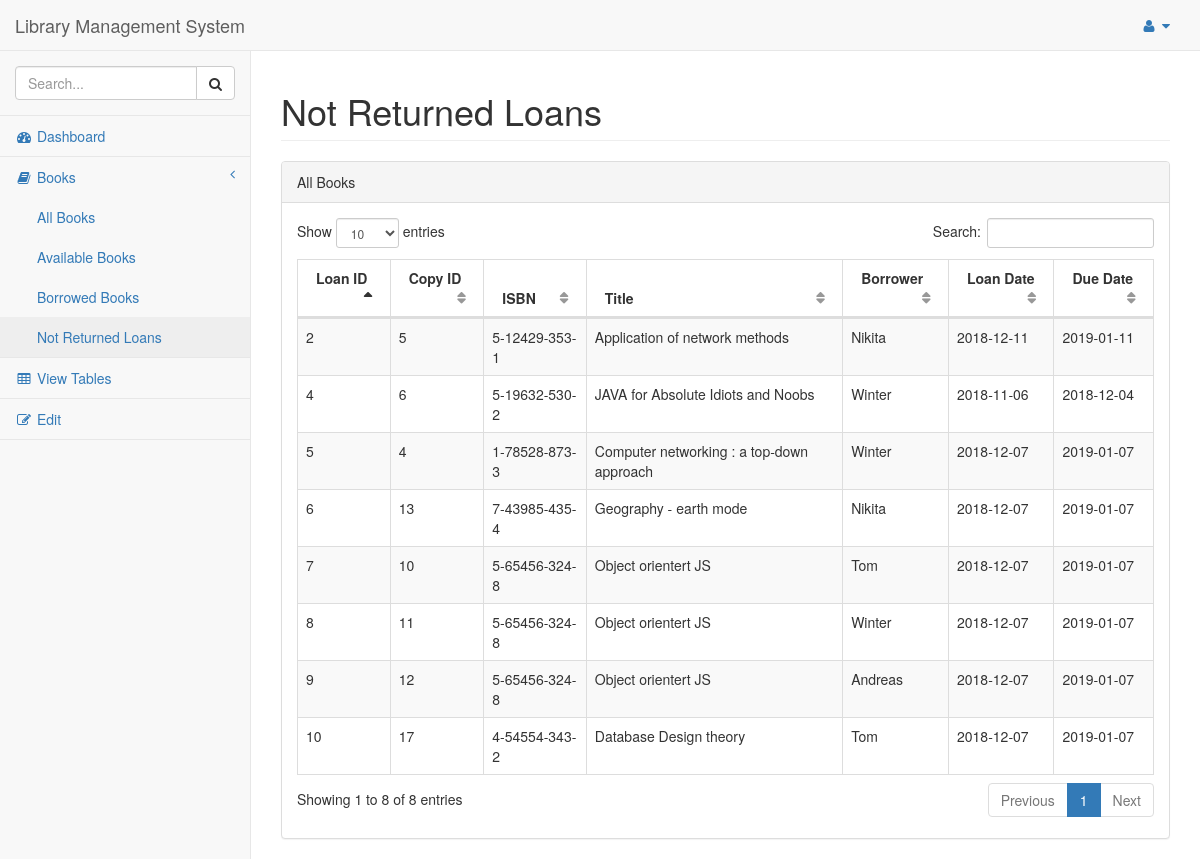
The page /pages/notdelivered_books.php on the database its author committed.
### tables this page shows
CREATE TABLE Loans (
  ID INT NOT NULL UNIQUE,
  Book_ID INT NOT NULL,
  User_ID INT NOT NULL,
  Start_Date DATETIME NOT NULL DEFAULT (DATE('now')),
  Due_Date DATETIME NOT NULL DEFAULT (DATE('now','+1 month')),
  PRIMARY KEY (ID),
  FOREIGN KEY (User_ID) REFERENCES User(ID),
  FOREIGN KEY (Book_ID) REFERENCES Book_copies(Copy_ID)
);

CREATE TABLE Book_copies (
  Copy_ID INT NOT NULL UNIQUE,
  ISBN VARCHAR(17) NOT NULL,
  Liblary_ID INT NOT NULL,
  PRIMARY KEY (Copy_ID),
  FOREIGN KEY (ISBN) REFERENCES Book(ISBN),
  FOREIGN KEY (Liblary_ID)  REFERENCES Liblary_branch(ID)
);

### pages/notdelivered_books.php (the view, shortened to what this page needs)
<!DOCTYPE html>
<html lang="en">
<head>
    <link href="../vendor/bootstrap/css/bootstrap.min.css" rel="stylesheet">
    <link href="../vendor/metisMenu/metisMenu.min.css" rel="stylesheet">
    <link href="../vendor/datatables-plugins/dataTables.bootstrap.css" rel="stylesheet">
    <link href="../vendor/datatables-responsive/dataTables.responsive.css" rel="stylesheet">
    <link href="../dist/css/sb-admin-2.css" rel="stylesheet">
    <link href="../vendor/font-awesome/css/font-awesome.min.css" rel="stylesheet" type="text/css">
</head>
<?php
    $myPDO = new PDO('sqlite:../database/LibraryDatabase.db');
    ?>
<body>
    <div id="wrapper">
        <nav class="navbar navbar-default navbar-static-top" role="navigation" style="margin-bottom: 0">
            <div class="navbar-header">
                <a class="navbar-brand" href="index.php">Library Management System</a>
            </div>
            <ul class="nav navbar-top-links navbar-right">
                <li class="dropdown">
                    <a class="dropdown-toggle" data-toggle="dropdown" href="#">
                        <i class="fa fa-user fa-fw"></i> <i class="fa fa-caret-down"></i>
                    </a>
                </li>
            </ul>
            <div class="navbar-default sidebar" role="navigation">
                <div class="sidebar-nav navbar-collapse">
                    <ul class="nav" id="side-menu">
                        <li class="sidebar-search">
                            <div class="input-group custom-search-form">
                                <input type="text" class="form-control" placeholder="Search...">
                                <span class="input-group-btn">
                                <button class="btn btn-default" type="button">
                                    <i class="fa fa-search"></i>
                                </button>
                            </span>
                            </div>
                        </li>
                        <li>
                            <a href="index.php"><i class="fa fa-dashboard fa-fw"></i> Dashboard</a>
                        </li>
                        <li>
                            <a href="#"><i class="fa fa-book fa-fw"></i> Books <span class="fa arrow"></span></a>
                            <ul class="nav nav-second-level">
                                <li>
                                    <a href="books.php">All Books</a>
                                </li>
                                <li>
                                    <a href="available_books.php">Available Books</a>
                                </li>
                                <li>
                                    <a href="borrowed_books.php">Borrowed Books</a>
                                </li>
                                <li>
                                    <a href="notdelivered_books.php">Not Returned Loans</a>
                                </li>
                            </ul>
                        </li>
                        <li>
                            <a href="tables.html"><i class="fa fa-table fa-fw"></i> View Tables</a>
                        </li>
                        <li>
                            <a href="edit.php"><i class="fa fa-edit fa-fw"></i> Edit </a>                        </li>
                    </ul>
                </div>
            </div>
        </nav>
        <div id="page-wrapper">
            <div class="row">
                <div class="col-lg-12">
                    <h1 class="page-header">Not Returned Loans</h1>
                </div>
            </div>
            <div class="row">
                <div class="col-lg-12">
                    <div class="panel panel-default">
                        <div class="panel-heading">
                            All Books
                        </div>
                        <div class="panel-body">
                            <table width="100%" class="table table-striped table-bordered table-hover" id="dataTables-example">
                                <thead>
                                    <tr>
                                        <th>Loan ID</th>
                                        <th>Copy ID</th>
                                        <th>ISBN</th>
                                        <th>Title</th>
                                        <th>Borrower</th>
                                        <th>Loan Date</th>
                                        <th>Due Date</th>
                                    </tr>
                                </thead>
                                <tbody>
                                <?php
                                $result = "SELECT l.ID, bc.copy_ID, bC.ISBN, b.title, u.First_Name, l.Start_Date, l.Due_Date
                                            FROM loans l, returns r, Book_copies bc, book b, user u
                                            WHERE b.ISBN = bc.ISBN
                                            AND u.ID = l.User_ID
                                            AND l.Book_ID = bc.Copy_ID
                                            AND l.Due_Date < date('now')
                                            AND l.ID NOT IN (SELECT loans_ID FROM Returns)
                                            GROUP BY (l.ID)";
                                $res1 = $myPDO->query($result);
                                while ($row = $res1->fetch()) {
                                    $loan_id = $row[0];
                                    $book_id = $row[1];
                                    $ISBN = $row[2];
                                    $title = $row[3];
                                    $borrower = $row[4];
                                    $from = $row[5];
                                    $due = $row[6];
                                    echo '<tr>' . '<td>' . $loan_id . '</td>' . '<td>' . $book_id . '</td>' .
                                        '<td>' . $ISBN . '</td>' . '<td>' . $title . '</td>' . '<td>' . $borrower . '</td>'.
                                        '<td>' . $from . '</td>' . '<td>' . $due . '</td>' . '</tr>';
                                }
                                ?>
                                </tbody>
                            </table>
                        </div>
                    </div>
                </div>
            </div>
        </div>
    </div>
</body>
</html>

### rows shown on the page
loans: ID "2", Book_ID.Copy_ID "5", Book_ID.ISBN "5-12429-353-1", title "Application of network methods", borrower "Nikita", Start_Date "2018-12-11", Due_Date "2019-01-11"
loans: ID "4", Book_ID.Copy_ID "6", Book_ID.ISBN "5-19632-530-2", title "JAVA for Absolute Idiots and Noobs", borrower "Winter", Start_Date "2018-11-06", Due_Date "2018-12-04"
loans: ID "5", Book_ID.Copy_ID "4", Book_ID.ISBN "1-78528-873-3", title "Computer networking : a top-down approach", borrower "Winter", Start_Date "2018-12-07", Due_Date "2019-01-07"
loans: ID "6", Book_ID.Copy_ID "13", Book_ID.ISBN "7-43985-435-4", title "Geography - earth mode", borrower "Nikita", Start_Date "2018-12-07", Due_Date "2019-01-07"
loans: ID "7", Book_ID.Copy_ID "10", Book_ID.ISBN "5-65456-324-8", title "Object orientert JS", borrower "Tom", Start_Date "2018-12-07", Due_Date "2019-01-07"
loans: ID "8", Book_ID.Copy_ID "11", Book_ID.ISBN "5-65456-324-8", title "Object orientert JS", borrower "Winter", Start_Date "2018-12-07", Due_Date "2019-01-07"
loans: ID "9", Book_ID.Copy_ID "12", Book_ID.ISBN "5-65456-324-8", title "Object orientert JS", borrower "Andreas", Start_Date "2018-12-07", Due_Date "2019-01-07"
loans: ID "10", Book_ID.Copy_ID "17", Book_ID.ISBN "4-54554-343-2", title "Database Design theory", borrower "Tom", Start_Date "2018-12-07", Due_Date "2019-01-07"
